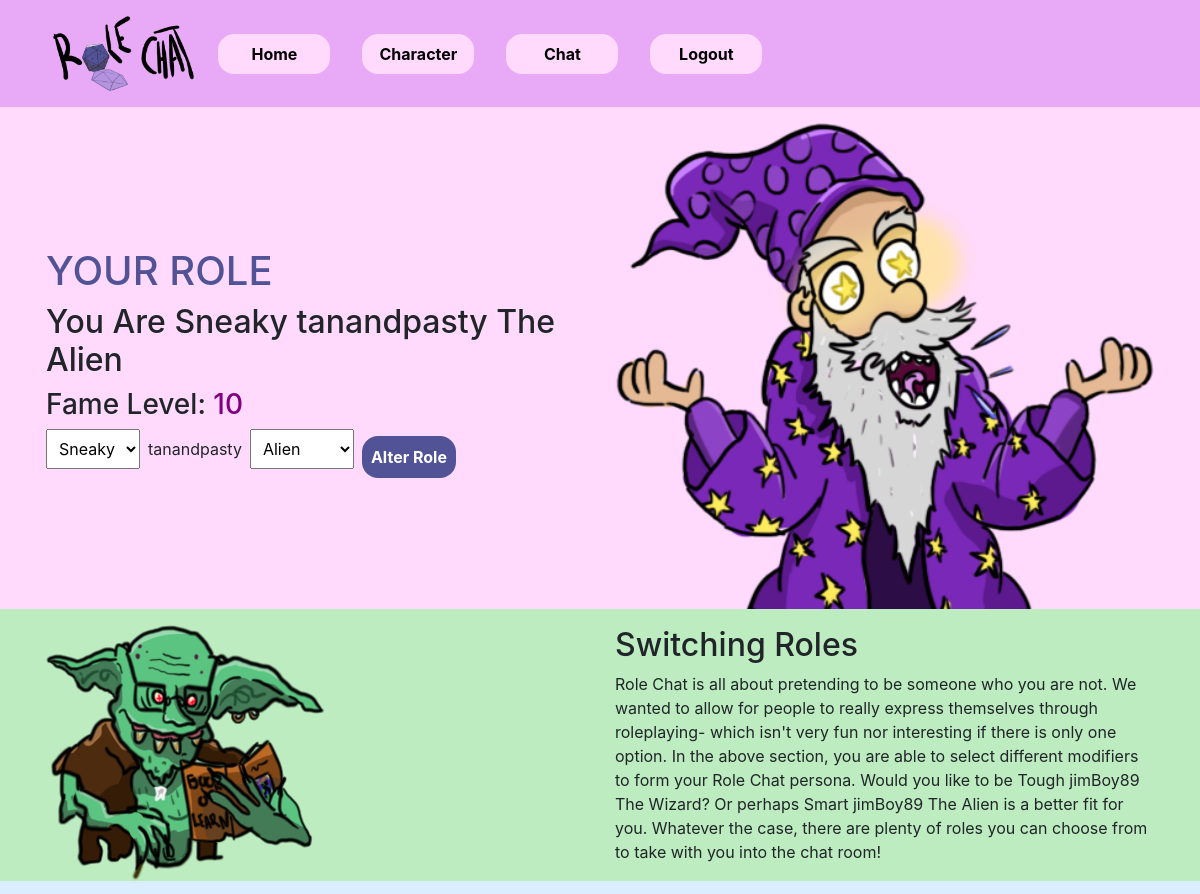
/character (signed in, upper part), run on an earlier commit of the app's database.
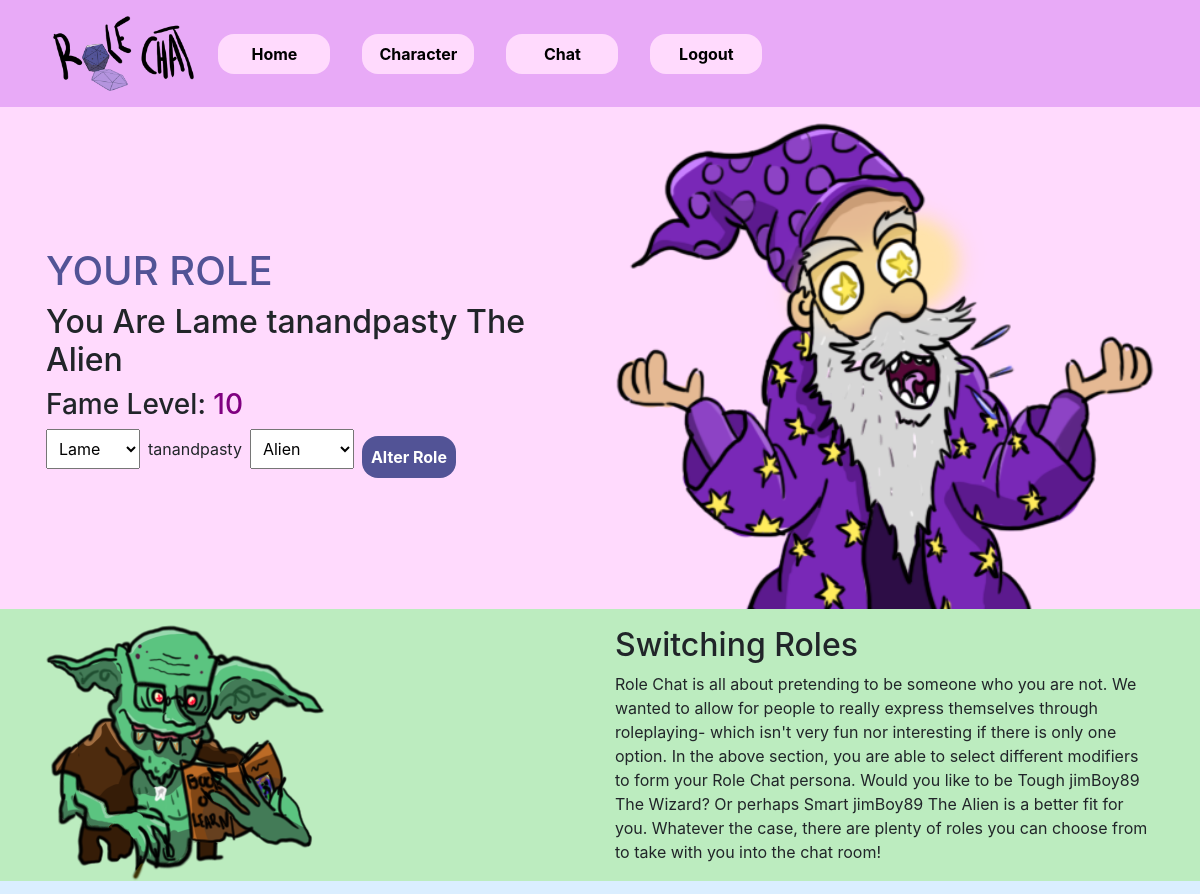
And on a later commit of the database.
### website/models.py (models this page shows)
class User(db.Model, UserMixin):
    id = db.Column(db.Integer, primary_key=True)
    username = db.Column(db.String(15), unique=True)
    password = db.Column(db.String(30))
    currency = db.Column(db.Integer, default=0)
    adjective = db.Column(db.String(30), default='Cowardly')
    role = db.Column(db.String(30), default='Wizard')

### website/views.py (the view)
@views.route('/character', methods=['GET', 'POST'])
@login_required
def character():
    user_to_update = User.query.filter_by(username=current_user.username).first()
    user_to_update.currency = 10
    db.session.commit()
    if request.method == 'POST':
        adjective = request.form.get('adjective')
        role = request.form.get('role')
        user_to_update = User.query.filter_by(username=current_user.username).first()
        user_to_update.adjective = adjective
        user_to_update.role = role
        db.session.commit()
        return render_template("character.html", user=current_user, adj1=adjectives1, adj2=adjectives2, adj3=adjectives3, role1=roles1, role2=roles2, role3=roles3)
    else:
        return render_template("character.html", user=current_user, adj1=adjectives1, adj2=adjectives2, adj3=adjectives3, role1=roles1, role2=roles2, role3=roles3)

### website/__init__.py (called while the page is built)
def create_app():
    app = Flask(__name__)
    app.config['SECRET_KEY'] = 'A project created by students from ECU University :)'
    app.config['SQLALCHEMY_DATABASE_URI'] = f'sqlite:///{DB_NAME}'
    db.init_app(app)
    from .views import views
    from .auth import auth
    app.register_blueprint(views, url_prefix='/')
    app.register_blueprint(auth, url_prefix='/')
    from .models import User, Role, Adjective
    create_database(app)
    login_manager = LoginManager()
    login_manager.login_view = 'auth.login'
    login_manager.init_app(app)
    @login_manager.user_loader
    def load_user(id):
        return User.query.get(int(id))
    return app

### website/templates/character.html (shortened to what this page needs)
{% extends "base.html" %}
{% block content %}
<section class="bg-color2">
  <div class="container">
      <div class="row align-items-center justify-content-center pt-3">
          <div class="col-lg p-3 w-100">
            <h1 class="text-uppercase text-purple">Your Role</h1>
            <h2 class="fs-5">You Are {{ user.adjective }} {{ user.username }} The {{ user.role }}</h2>
            <h3>Fame Level: <span style="color: purple;">{{ user.currency }}</span></h3>
            <div>
                <form class="d-flex align-items-start justify-content-start" action="/character" method="post">
                  <select name="adjective" class="p-2">
                    {% for adjective in adj1 %}
                      <option value="{{adjective}}"
                      {% if adjective == user.adjective %}
                        selected
                      {% endif %}
                      > {{adjective}}</option>
                    {% endfor %}
                    {% if user.currency >= 10 %}
                      {% for adjective in adj2 %}
                        <option value="{{adjective}}"
                        {% if adjective == user.adjective %}
                          selected
                        {% endif %}
                        > {{adjective}}</option>
                      {% endfor %}
                    {% endif %}
                  </select>
                  <p class="p-2">{{user.username}}</p>
                  <select name="role" class="p-2">
                    {% if user.currency >= 10 %}
                      {% for role in role2 %}
                        <option value="{{role}}"
                        {% if role == user.role %}
                          selected
                        {% endif %}
                        > {{role}}</option>
                      {% endfor %}
                    {% endif %}
                  </select>
                  <input type="submit" class="ml-2 p-2 btn submit-button" value="Alter Role">
                </form>
            </div>
          </div>
          <div class="col-lg">
              <img class="w-100 d-none d-lg-block" src="{{ url_for('static', filename='WebApps-Wizard.png') }}" alt="wizard">
          </div>
      </div>
  </div>
</section>
<section class="bg-color4">
  <div class="container">
      <div class="row align-items-center pt-3">
        <div class="col-lg">
          <img class="img-fluid" src="{{ url_for('static', filename='WebApps-Goblin.png') }}" alt="wizard">
        </div>
        <div class="col-lg">
          <h2>Switching Roles</h2>
          <div>
              <p>Role Chat is all about pretending to be someone who you are not.
                We wanted to allow for people to really express themselves through roleplaying-
                which isn't very fun nor interesting if there is only one option. In the above section,
                you are able to select different modifiers to form your Role Chat persona. Would you like
                to be Tough jimBoy89 The Wizard? Or perhaps Smart jimBoy89 The Alien is a better fit for you.
                Whatever the case, there are plenty of roles you can choose from to take with you into the
                chat room!
              </p>
          </div>
        </div>
      </div>
  </div>
</section>
<section class="bg-color3">
  <div class="container">
      <div class="row align-items-center pt-3">
      </div>
  </div>
</section>
{% endblock %}

### website/templates/base.html (shortened to what this page needs)
<!doctype html>
<html lang="en">
  <head>
    <link rel="stylesheet" href="https://cdn.jsdelivr.net/npm/bootstrap@4.3.1/dist/css/bootstrap.min.css">
    <link
        rel="stylesheet"
        type="text/css"
        href="{{ url_for('static', filename='main.css') }}"
    ></link>
  </head>
  <body>
    <nav class="navbar navbar-expand-lg navbar-light navbar-custom d-flex-lg">
      <div class="container">
          <div class="collapse navbar-collapse" id="navbar">
            <div class="navbar-nav">
              <a href="/" class="nav-item nav-link d-none d-lg-block" id="logo"><img class="navbar-logo" src="{{ url_for('static', filename='WebApps-RoleChatLogo.png') }}" alt="Role Chat Logo"></a>
              <a href="/" class="nav-item navbar-button-custom nav-link" id="home">Home</a>
              {% if user.is_authenticated %}
                <a href="/character" class="nav-item navbar-button-custom nav-link" id="character">Character</a>
                <a href="/chat" class="nav-item navbar-button-custom nav-link" id="chat">Chat</a>
                <a href="/logout" class="nav-item navbar-button-custom nav-link" id="logout">Logout</a>
              {% else %}
                <a href="/login" class="nav-item navbar-button-custom nav-link" id="login">Login</a>
              {% endif %}
            </div>
          </div>
        </div>
    </nav>
    {% block content %}
    {% endblock %}
  </body>
</html>

### website/static/main.css (style rules this page uses)
body { background-color: rgb(255, 218, 253) !important; }
.bg-color2 { background-color: rgb(255, 218, 253) !important; }
.bg-color3 { background-color: rgb(218, 238, 255) !important; }
.bg-color4 { background-color: rgb(188, 236, 191) !important; }
.navbar-custom { background-color: rgb(232, 170, 247) !important; display: flex; }
.navbar-logo { height: 75px; }
.navbar-button-custom { font-weight: bolder; align-self: center !important; text-align: center; color: black !important; background-color: rgb(255, 218, 253) !important; border-radius: 1em; margin: .5em 1em; padding: .5em 1em; width: 7em; }
.text-purple { color: #525396 !important; }
.submit-button { font-weight: bolder; align-self: center !important; text-align: center; color: white !important; background-color: #525396 !important; border-radius: 1em; }

What changed in the data, as far as the page shows it:
changed User "tanandpasty": adjective "Sneaky" → "Lame"
